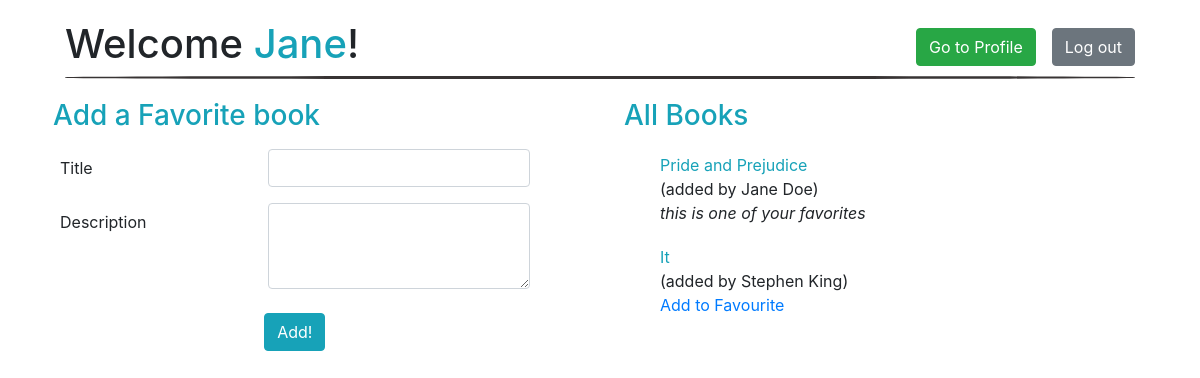
The page /books (signed in) on the database its author committed.
### app_fav/models.py (models this page shows)
class User(models.Model):
    first_name = models.CharField(max_length = 255)
    last_name = models.CharField(max_length = 255)
    email = models.CharField(max_length = 255)
    password = models.CharField(max_length = 20)
    created_at = models.DateTimeField(auto_now_add = True)
    updated_at = models.DateTimeField(auto_now = True)
    objects = UserManager()

class Book(models.Model):
    title = models.CharField(max_length=255)
    desc = models.TextField()
    uploaded_by = models.ForeignKey(User, related_name = "uploaded_books", on_delete = models.CASCADE)
    users_who_like = models.ManyToManyField(User, related_name = 'liked_books')
    created_at = models.DateTimeField(auto_now_add = True)
    updated_at = models.DateTimeField(auto_now = True)
    objects = BookManager()

### app_fav/views.py (the view)
# urls.py: path('books', views.main),
def main(request):
    if 'userid' not in request.session:
        messages.error(request, "Please login before continuing")
        return redirect('/')
    else:
        context = {
            'logged_user' : User.objects.get(id = request.session['userid']),
            'all_books' : Book.objects.all()
        }
        return render(request, 'main.html', context)

### app_fav/templates/main.html (shortened to what this page needs)
<!DOCTYPE html>
<html lang="en">
<head>
    {% load static %}
        <link rel="stylesheet" href="https://maxcdn.bootstrapcdn.com/bootstrap/4.0.0/css/bootstrap.min.css">
        <link rel="stylesheet" href="{% static 'style.css' %}">
</head>
<body>
    <div class="container">
        <div class="header">
            <a class = "float-right mt-2 ml-3 btn btn-secondary" href="/logout">Log out</a>
            <a class = "float-right mt-2 btn btn-success" href="/profile/{{logged_user.id}}">Go to Profile</a>
            <h1>Welcome <span class="text-info">{{logged_user.first_name}}</span>!</h1>
            <div class="line"></div>
        </div>
        <div class="content">
            <div class="addform">
                <h3 class="text-info ml-2 mb-3">Add a Favorite book</h3>
                <form action="/upload/{{logged_user.id}}" method = "POST">
                    <div class="col col-sm-12">
                        <div class="form-group row">
                            <label for="title" class="col-sm-5 col-form-label">Title</label>
                            <div class="col-sm-7">
                                <input type="text" class="form-control" name = "title" id="title">
                            </div>
                        </div>
                        <div class="form-group row">
                            <label for="description" class="col-sm-5 col-form-label">Description</label>
                            <div class="col-sm-7">
                                <textarea class="form-control" rows = '3' name = "desc" id="description"></textarea>
                            </div>
                        </div>
                        <div class="form-group row">
                            <input class = "btn btn-info float-center mt-2" type="submit" value="Add!">
                        </div>
                    </div>
                </form>
            </div>
            <div class="books">
                <h3 class="text-info ml-4 mb-3">All Books</h3>
                {% for book in all_books %}
                <ul>
                    <li><a class = "text-info" href="/books/{{book.id}}">{{book.title}}</a></li>
                    <li>(added by {{ book.uploaded_by.first_name }} {{ book.uploaded_by.last_name }})</li>
                    {% if logged_user not in book.users_who_like.all %}
                        <li><a href="/add_to_fav/{{book.id}}">Add to Favourite</a></li>
                    {% else %}
                        <li><em>this is one of your favorites</em></li>
                    {% endif %}
                </ul>
                {% endfor %}
            </div>
        </div>
    </div>
</body>

### app_fav/static/style.css (style rules this page uses)
.container { margin: auto; }
.btn { margin: auto; }
.header { margin: 20px; }
.line { height: 3px; background-color: rgb(56, 52, 52); border-radius: 40%; margin: auto; }
.content { display: flex; justify-content: space-between; }
.addform { width: 45%; min-height: 500px; }
.books { width: 50%; min-height: 500px; }
.books ul { margin: 20px; }
.books ul li { list-style-type: none; }

### rows shown on the page
User: first_name "Jane"
Book: title "Pride and Prejudice", uploaded_by.first_name "Jane", uploaded_by.last_name "Doe", shows "this is one of your favorites"
Book: title "It", uploaded_by.first_name "Stephen", uploaded_by.last_name "King"
